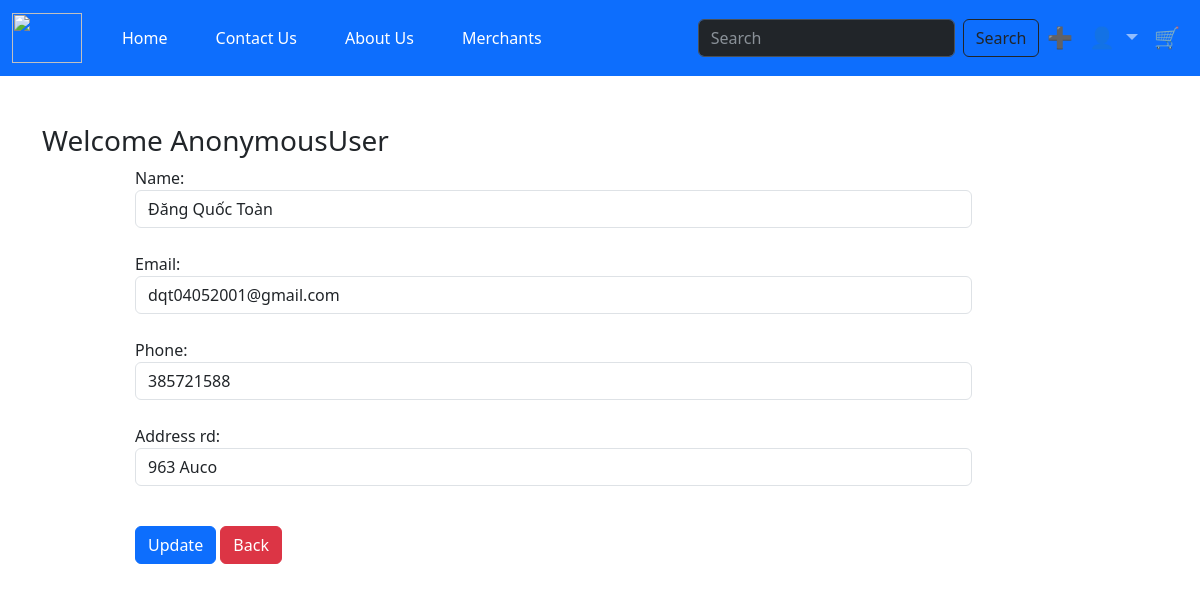
Page /updateaddrider/17 on the committed database.
### app/models.py (models this page shows, shortened)
class Merchants(models.Model):
    user = models.ForeignKey(User, on_delete=models.CASCADE,blank=True, null=True)
    name = models.CharField(max_length=200, null=True)
    email = models.CharField(max_length=200, null=True)
    phone = models.IntegerField(default=0)
    address_rd = models.CharField(max_length=200,null=True)

### app/views.py (the view, shortened to what this page needs)
# urls.py: path('updateaddrider/<int:pk>', views.updateAddressMerchants.as_view(), name='updateaddrider'),
class updateAddressMerchants(View):
    def get(self, request, pk):
        merchants = Merchants.objects.get(pk=pk)
        form = MerchantsProfileForm(instance=merchants)
        return render(request,'updateaddrider.html', locals())

### app/forms.py
class MerchantsProfileForm(forms.ModelForm):
    class Meta:
        model = Merchants
        fields = ['name','email','phone','address_rd']
        widgets={
            'name': forms.TextInput(attrs={'class':'form-control'}),
            'email':forms.TextInput(attrs={'class':'form-control'}),
            'phone': forms.NumberInput(attrs={'class':'form-control'}),
            'address_rd': forms.TextInput(attrs={'class':'form-control'}),
        }

### app/templates/updateaddrider.html (shortened to what this page needs)
{% extends 'merchants.html' %}
{% load static %}
{% block content %}
<div class="container my-5">
    <div class="row">
        <h3>Welcome <span class="text-capitalize">{{request.user}}</span></h3>
    </div>
    <div class="col-sm-9 offset-sm-1">
        <form action="" method="post">
            {% for fm in form %}
                    {{fm.label_tag}} {{fm}} <small class="text-danger">{{fm.error|striptags}}</small>
                    <br>
            {% endfor %}
            <div class="col-12 mt-3">
                <button type="submit" class="btn btn-primary" >Update</button>
                <a href="{% url 'merchantsaddress' %}" type="button" class="btn btn-danger">Back</a>
            </div>
        </form>
    </div>
</div>
{% endblock %}

### app/static/app/css/main.css (style rules this page uses)
body { background-color: hsl(0, 0%, 98%); }
h1,h2,h3,h4,h5,h6 { color:hsl(0, 0%, 30%); }
.btn { border-radius: 0; }

### rows in the picture
Merchants: form "Đăng Quốc Toàn" "dqt04052001@gmail.com" "385721588" "963 Auco"

### other values in the picture
{{ request.user }} "AnonymousUser"
{{ fm.label_tag }} "Name:" "Email:" "Phone:" "Address rd:"
